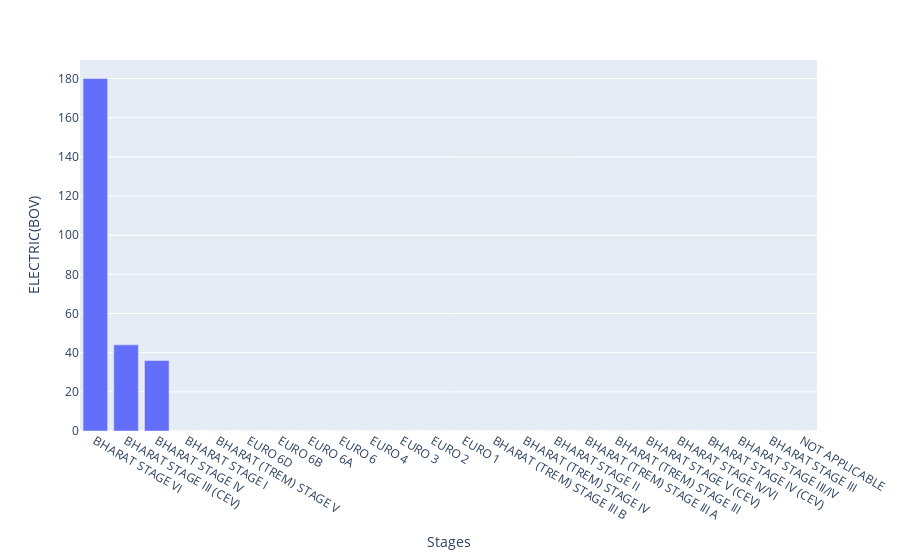

This figure's notebook cell:
### Code cell
fig = px.bar(data61, x='Stages', y="ELECTRIC(BOV)")
fig.show()

### Figure 1 — Plotly figure (JSON) as saved in the notebook; plotly's stock layout.template omitted (floating-point values rounded to 4 significant figures)
{"data": [{"alignmentgroup": "True", "hovertemplate": "Stages=%{x}<br>ELECTRIC(BOV)=%{y}<extra></extra>", "legendgroup": "", "marker": {"color": "#636efa", "pattern": {"shape": ""}}, "name": "", "offsetgroup": "", "orientation": "v", "showlegend": false, "textposition": "auto", "type": "bar", "x": ["BHARAT STAGE VI", "BHARAT STAGE III (CEV)", "BHARAT STAGE IV", "BHARAT STAGE I", "BHARAT (TREM) STAGE V", "EURO 6D", "EURO 6B", "EURO 6A", "EURO 6", "EURO 4", "EURO 3", "EURO 2", "EURO 1", "BHARAT (TREM) STAGE III B", "BHARAT (TREM) STAGE IV", "BHARAT STAGE II", "BHARAT (TREM) STAGE III A", "BHARAT (TREM) STAGE III", "BHARAT STAGE V (CEV)", "BHARAT STAGE IV/VI", "BHARAT STAGE IV (CEV)", "BHARAT STAGE III/IV", "BHARAT STAGE III", "NOT APPLICABLE"], "xaxis": "x", "y": [180, 44, 36, 0, 0, 0, 0, 0, 0, 0, 0, 0, 0, 0, 0, 0, 0, 0, 0, 0, 0, 0, 0, 0], "yaxis": "y"}], "layout": {"barmode": "relative", "legend": {"tracegroupgap": 0}, "margin": {"t": 60}, "xaxis": {"anchor": "y", "domain": [0, 1], "title": {"text": "Stages"}}, "yaxis": {"anchor": "x", "domain": [0, 1], "title": {"text": "ELECTRIC(BOV)"}}}}
